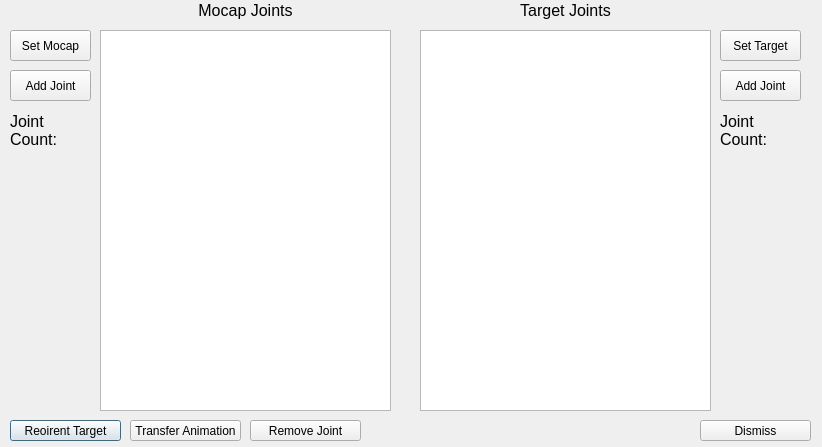
<?xml version="1.0" encoding="UTF-8"?>
<ui version="4.0">
 <class>SkeletonFix</class>
 <widget class="QDialog" name="SkeletonFix">
  <property name="geometry">
   <rect>
    <x>0</x>
    <y>0</y>
    <width>822</width>
    <height>447</height>
   </rect>
  </property>
  <property name="sizePolicy">
   <sizepolicy hsizetype="Fixed" vsizetype="Fixed">
    <horstretch>0</horstretch>
    <verstretch>0</verstretch>
   </sizepolicy>
  </property>
  <property name="minimumSize">
   <size>
    <width>822</width>
    <height>447</height>
   </size>
  </property>
  <property name="maximumSize">
   <size>
    <width>822</width>
    <height>447</height>
   </size>
  </property>
  <property name="windowTitle">
   <string>Skeleton Fix</string>
  </property>
  <widget class="QPushButton" name="reoirentTarget">
   <property name="geometry">
    <rect>
     <x>10</x>
     <y>420</y>
     <width>111</width>
     <height>21</height>
    </rect>
   </property>
   <property name="text">
    <string>Reoirent Target</string>
   </property>
  </widget>
  <widget class="QPushButton" name="dismiss">
   <property name="geometry">
    <rect>
     <x>700</x>
     <y>420</y>
     <width>111</width>
     <height>21</height>
    </rect>
   </property>
   <property name="text">
    <string>Dismiss</string>
   </property>
  </widget>
  <widget class="QPushButton" name="transferAnimation">
   <property name="geometry">
    <rect>
     <x>130</x>
     <y>420</y>
     <width>111</width>
     <height>21</height>
    </rect>
   </property>
   <property name="text">
    <string>Transfer Animation</string>
   </property>
  </widget>
  <widget class="QLabel" name="mocapLabel">
   <property name="geometry">
    <rect>
     <x>100</x>
     <y>-10</y>
     <width>291</width>
     <height>41</height>
    </rect>
   </property>
   <property name="sizePolicy">
    <sizepolicy hsizetype="Preferred" vsizetype="Preferred">
     <horstretch>0</horstretch>
     <verstretch>0</verstretch>
    </sizepolicy>
   </property>
   <property name="font">
    <font>
     <pointsize>12</pointsize>
    </font>
   </property>
   <property name="text">
    <string>Mocap Joints</string>
   </property>
   <property name="alignment">
    <set>Qt::AlignCenter</set>
   </property>
  </widget>
  <widget class="QLabel" name="targetLabel">
   <property name="geometry">
    <rect>
     <x>420</x>
     <y>-10</y>
     <width>291</width>
     <height>41</height>
    </rect>
   </property>
   <property name="font">
    <font>
     <pointsize>12</pointsize>
    </font>
   </property>
   <property name="text">
    <string>Target Joints</string>
   </property>
   <property name="alignment">
    <set>Qt::AlignCenter</set>
   </property>
  </widget>
  <widget class="QListWidget" name="mocapList">
   <property name="geometry">
    <rect>
     <x>100</x>
     <y>30</y>
     <width>291</width>
     <height>381</height>
    </rect>
   </property>
   <property name="dragEnabled">
    <bool>true</bool>
   </property>
   <property name="dragDropMode">
    <enum>QAbstractItemView::InternalMove</enum>
   </property>
   <property name="selectionMode">
    <enum>QAbstractItemView::ExtendedSelection</enum>
   </property>
  </widget>
  <widget class="QListWidget" name="targetList">
   <property name="geometry">
    <rect>
     <x>420</x>
     <y>30</y>
     <width>291</width>
     <height>381</height>
    </rect>
   </property>
   <property name="dragEnabled">
    <bool>true</bool>
   </property>
   <property name="dragDropMode">
    <enum>QAbstractItemView::InternalMove</enum>
   </property>
   <property name="selectionMode">
    <enum>QAbstractItemView::ExtendedSelection</enum>
   </property>
  </widget>
  <widget class="QPushButton" name="setMocap">
   <property name="geometry">
    <rect>
     <x>10</x>
     <y>30</y>
     <width>81</width>
     <height>31</height>
    </rect>
   </property>
   <property name="text">
    <string>Set Mocap</string>
   </property>
  </widget>
  <widget class="QPushButton" name="setTarget">
   <property name="geometry">
    <rect>
     <x>720</x>
     <y>30</y>
     <width>81</width>
     <height>31</height>
    </rect>
   </property>
   <property name="text">
    <string>Set Target</string>
   </property>
  </widget>
  <widget class="QLabel" name="mocapJointCount">
   <property name="geometry">
    <rect>
     <x>10</x>
     <y>110</y>
     <width>81</width>
     <height>41</height>
    </rect>
   </property>
   <property name="font">
    <font>
     <pointsize>12</pointsize>
    </font>
   </property>
   <property name="text">
    <string>Joint
Count: </string>
   </property>
  </widget>
  <widget class="QLabel" name="targetJointCount">
   <property name="geometry">
    <rect>
     <x>720</x>
     <y>110</y>
     <width>81</width>
     <height>41</height>
    </rect>
   </property>
   <property name="font">
    <font>
     <pointsize>12</pointsize>
    </font>
   </property>
   <property name="text">
    <string>Joint
Count: </string>
   </property>
  </widget>
  <widget class="QPushButton" name="removeJoint">
   <property name="geometry">
    <rect>
     <x>250</x>
     <y>420</y>
     <width>111</width>
     <height>21</height>
    </rect>
   </property>
   <property name="text">
    <string>Remove Joint</string>
   </property>
  </widget>
  <widget class="QPushButton" name="mocapAddJoint">
   <property name="geometry">
    <rect>
     <x>10</x>
     <y>70</y>
     <width>81</width>
     <height>31</height>
    </rect>
   </property>
   <property name="text">
    <string>Add Joint</string>
   </property>
  </widget>
  <widget class="QPushButton" name="targetAddJoint">
   <property name="geometry">
    <rect>
     <x>720</x>
     <y>70</y>
     <width>81</width>
     <height>31</height>
    </rect>
   </property>
   <property name="text">
    <string>Add Joint</string>
   </property>
  </widget>
 </widget>
 <resources/>
 <connections/>
</ui>
